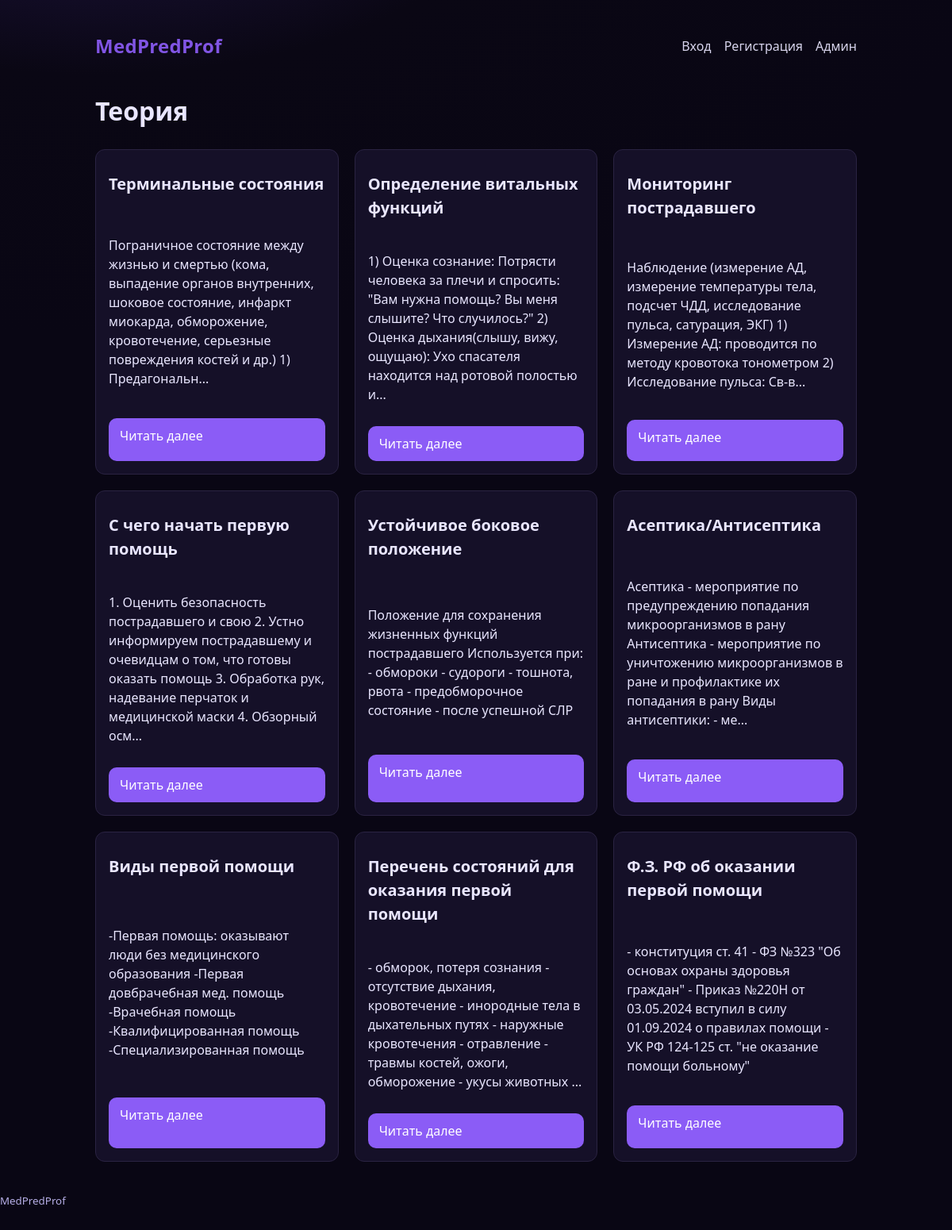
The app's page /theory with its own data.
### tables this page shows
CREATE TABLE theory_articles (
                id INTEGER PRIMARY KEY AUTOINCREMENT,
                title TEXT NOT NULL,
                content TEXT NOT NULL,
                image_path TEXT,
                created_at TIMESTAMP DEFAULT CURRENT_TIMESTAMP
            );

### app.py (the view)
    @app.get("/theory")
    def theory_list():
        db = get_db()
        articles = db.execute("SELECT * FROM theory_articles ORDER BY id DESC").fetchall()
        return render_template("theory_list.html", articles=articles, site_name="MedPredProf")

### templates/theory_list.html (shortened to what this page needs)
﻿{% extends "base.html" %}
{% block content %}
<h1>Теория</h1>
{% if articles|length == 0 %}
  <p>Пока нет статей.</p>
{% else %}
  <div class="grid">
    {% for a in articles %}
    <div class="card">
      <h3>{{ a.title }}</h3>
      <p>{{ a.content[:200] }}{% if a.content|length > 200 %}...{% endif %}</p>
      <a class="button" href="{{ url_for('theory_view', article_id=a.id) }}">Читать далее</a>
    </div>
    {% endfor %}
  </div>
{% endif %}
{% endblock %}

### templates/base.html (shortened to what this page needs)
﻿<!doctype html>
<html lang="ru">
<head>
  <link href="{{ url_for('static', filename='styles.css') }}" rel="stylesheet">
</head>
<body>
  <header class="container">
    <nav class="nav">
      <a class="brand" href="{{ url_for('index') }}">MedPredProf</a>
      {% if session.get('is_admin') %}
        <a href="{{ url_for('admin_dashboard') }}">Админ</a>
        <a href="{{ url_for('admin_users') }}">Пользователи</a>
        <a href="{{ url_for('admin_new_theory_form') }}">Добавить теорию</a>
        <a href="{{ url_for('admin_logout') }}">Выход</a>
      {% elif session.get('user_id') %}
        <a href="{{ url_for('theory_list') }}">Теория</a>
        <a href="{{ url_for('logout') }}">Выход</a>
      {% else %}
        <a href="{{ url_for('login_form') }}">Вход</a>
        <a href="{{ url_for('register_form') }}">Регистрация</a>
        <a href="{{ url_for('admin_login_form') }}">Админ</a>
      {% endif %}
    </nav>
  </header>
  <main class="container">
    {% block content %}{% endblock %}
  </main>
  <footer class="container footer">
    <small>MedPredProf</small>
  </footer>
</body>
</html>

### static/styles.css (style rules this page uses)
* { box-sizing: border-box; }
body { margin: 0; font-family: ui-sans-serif, system-ui, -apple-system, Segoe UI, Roboto, Arial, Noto Sans, Apple Color Emoji, Segoe UI Emoji; background: radial-gradient(1200px 600px at 10% -10%, #1f1542 0%, #0a0714 45%, #090614 100%); color: var(--text); line-height: 1.5; padding-bottom: 200px; }
.container { width: min(960px, 92%); margin: 0 auto; }
.nav { display: flex; align-items: center; gap: 16px; padding: 16px 0; }
.nav a { color: var(--text); text-decoration: none; opacity: .92; }
.nav .brand { font-weight: 700; color: var(--primary); letter-spacing: .3px; font-size: 24px; }
h1 { font-size: 32px; margin: 24px 0; }
h3 { font-size: 20px; margin: 12px 0; }
.card { background: var(--bg-card); border: 1px solid var(--border); border-radius: 12px; padding: 16px; display: grid; gap: 12px; }
.grid { display: grid; grid-template-columns: repeat(auto-fit, minmax(300px, 1fr)); gap: 20px; }
button, .button { display: inline-block; background: var(--primary); color: white; border: none; border-radius: 10px; padding: 10px 14px; cursor: pointer; text-decoration: none; }
.footer { margin: 40px 0; color: var(--muted); }

### records on screen
theory_articles: title "Терминальные состояния", content "Пограничное состояние между жизнью и смертью (кома, выпадение органов внутренних, шоковое состояние, инфаркт миокарда, обморожение, кровотечение, серьезные повреждения костей и др.) 1) Предагональн"
theory_articles: title "Определение витальных функций", content "1) Оценка сознание: Потрясти человека за плечи и спросить: \"Вам нужна помощь? Вы меня слышите? Что случилось?\" 2) Оценка дыхания(слышу, вижу, ощущаю): Ухо спасателя находится над ротовой полостью и"
theory_articles: title "Мониторинг пострадавшего", content "Наблюдение (измерение АД, измерение температуры тела, подсчет ЧДД, исследование пульса, сатурация, ЭКГ) 1) Измерение АД: проводится по методу кровотока тонометром 2) Исследование пульса: Св-в"
theory_articles: title "С чего начать первую помощь", content "1. Оценить безопасность пострадавшего и свою 2. Устно информируем пострадавшему и очевидцам о том, что готовы оказать помощь 3. Обработка рук, надевание перчаток и медицинской маски 4. Обзорный осм"
theory_articles: title "Устойчивое боковое положение", content "Положение для сохранения жизненных функций пострадавшего Используется при: - обмороки - судороги - тошнота, рвота - предобморочное состояние - после успешной СЛР"
theory_articles: title "Асептика/Антисептика", content "Асептика - мероприятие по предупреждению попадания микроорганизмов в рану Антисептика - мероприятие по уничтожению микроорганизмов в ране и профилактике их попадания в рану Виды антисептики: - ме"
theory_articles: title "Виды первой помощи", content "-Первая помощь: оказывают люди без медицинского образования -Первая довбрачебная мед. помощь -Врачебная помощь -Квалифицированная помощь -Специализированная помощь"
theory_articles: title "Перечень состояний для оказания первой помощи", content "- обморок, потеря сознания - отсутствие дыхания, кровотечение - инородные тела в дыхательных путях - наружные кровотечения - отравление - травмы костей, ожоги, обморожение - укусы животных"
theory_articles: title "Ф.З. РФ об оказании первой помощи", content "- конституция ст. 41 - ФЗ №323 \"Об основах охраны здоровья граждан\" - Приказ №220Н от 03.05.2024 вступил в силу 01.09.2024 о правилах помощи - УК РФ 124-125 ст. \"не оказание помощи больному\""
